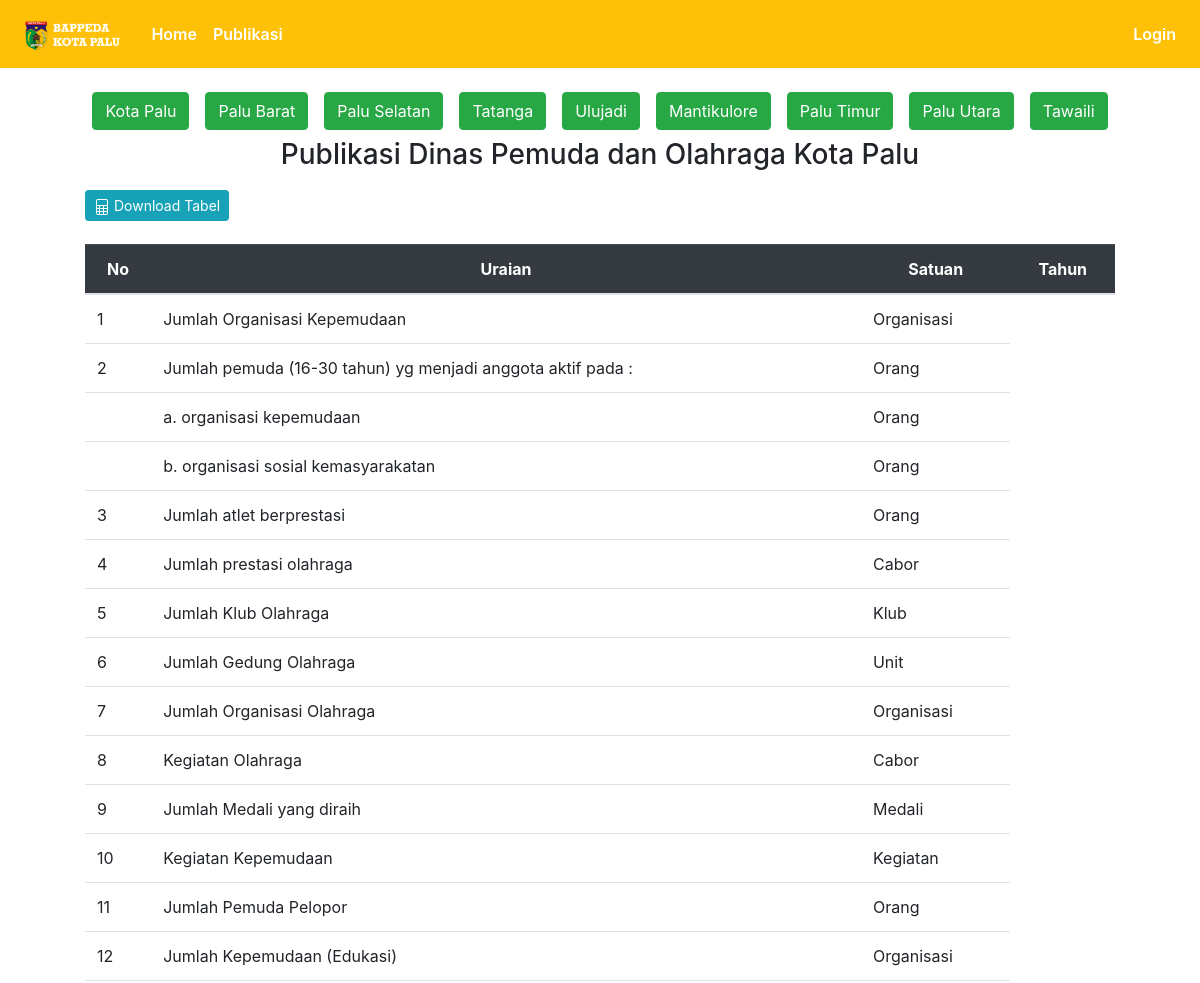
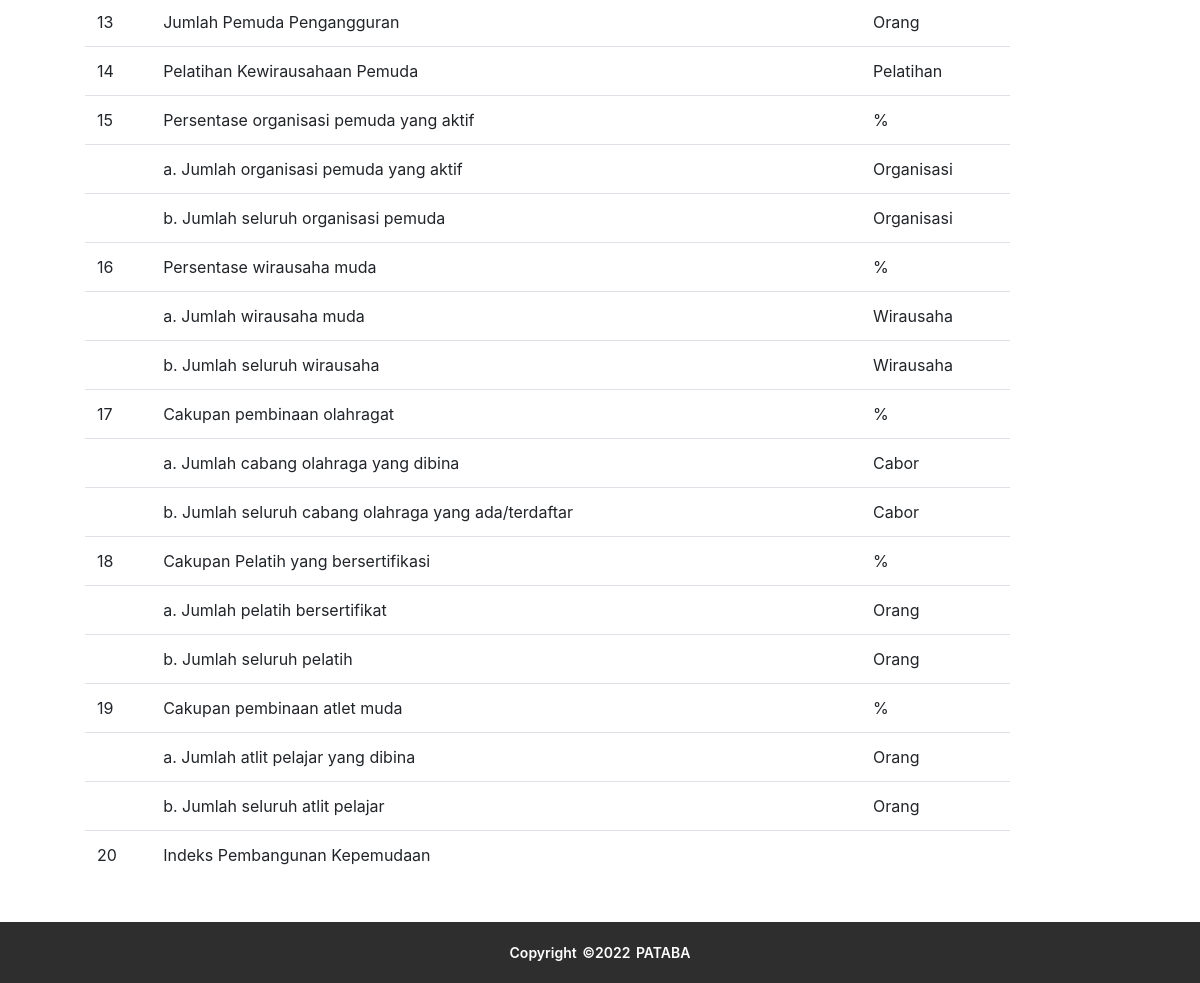
The page /publikasi/dispora on the database as committed earlier (2 pictures, top to bottom).
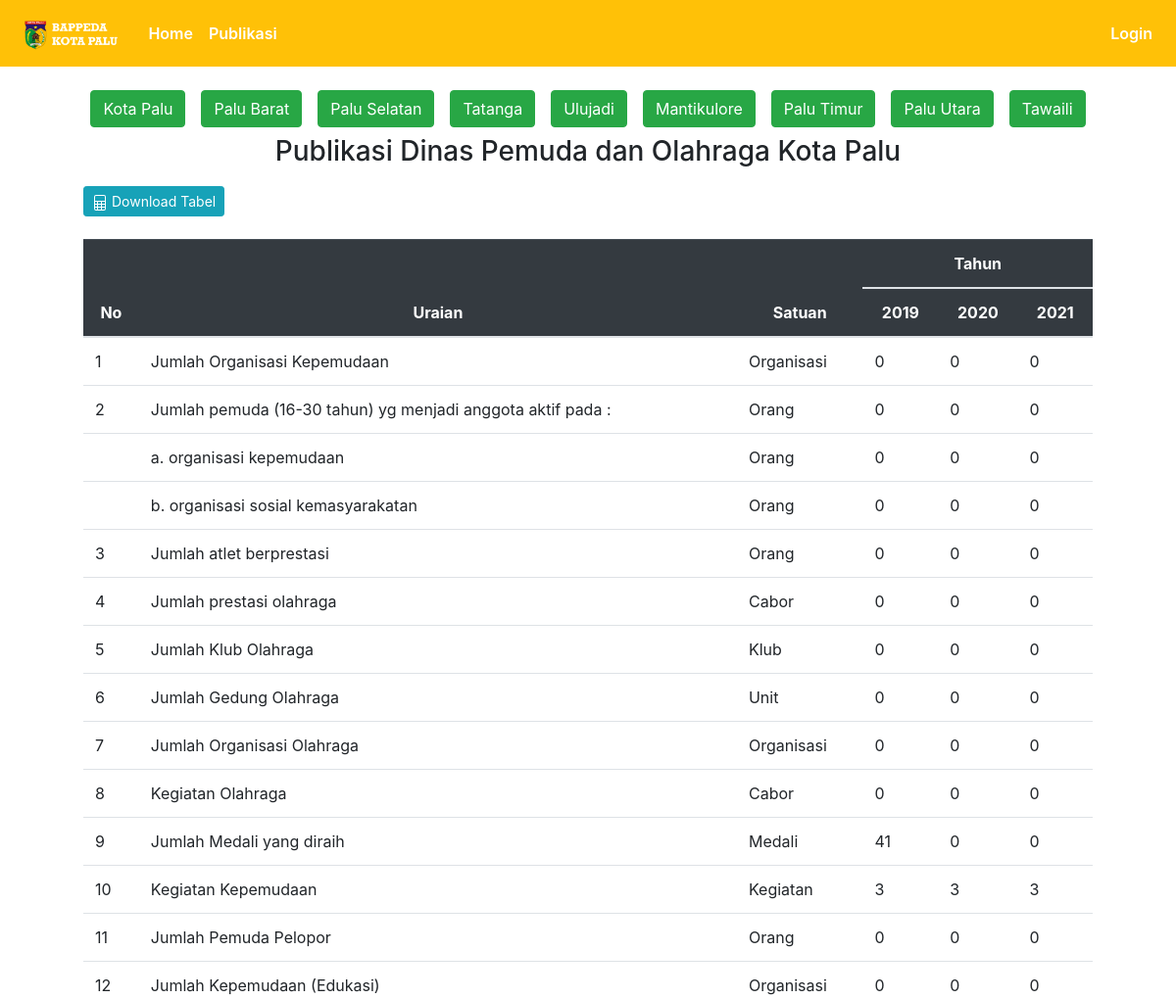
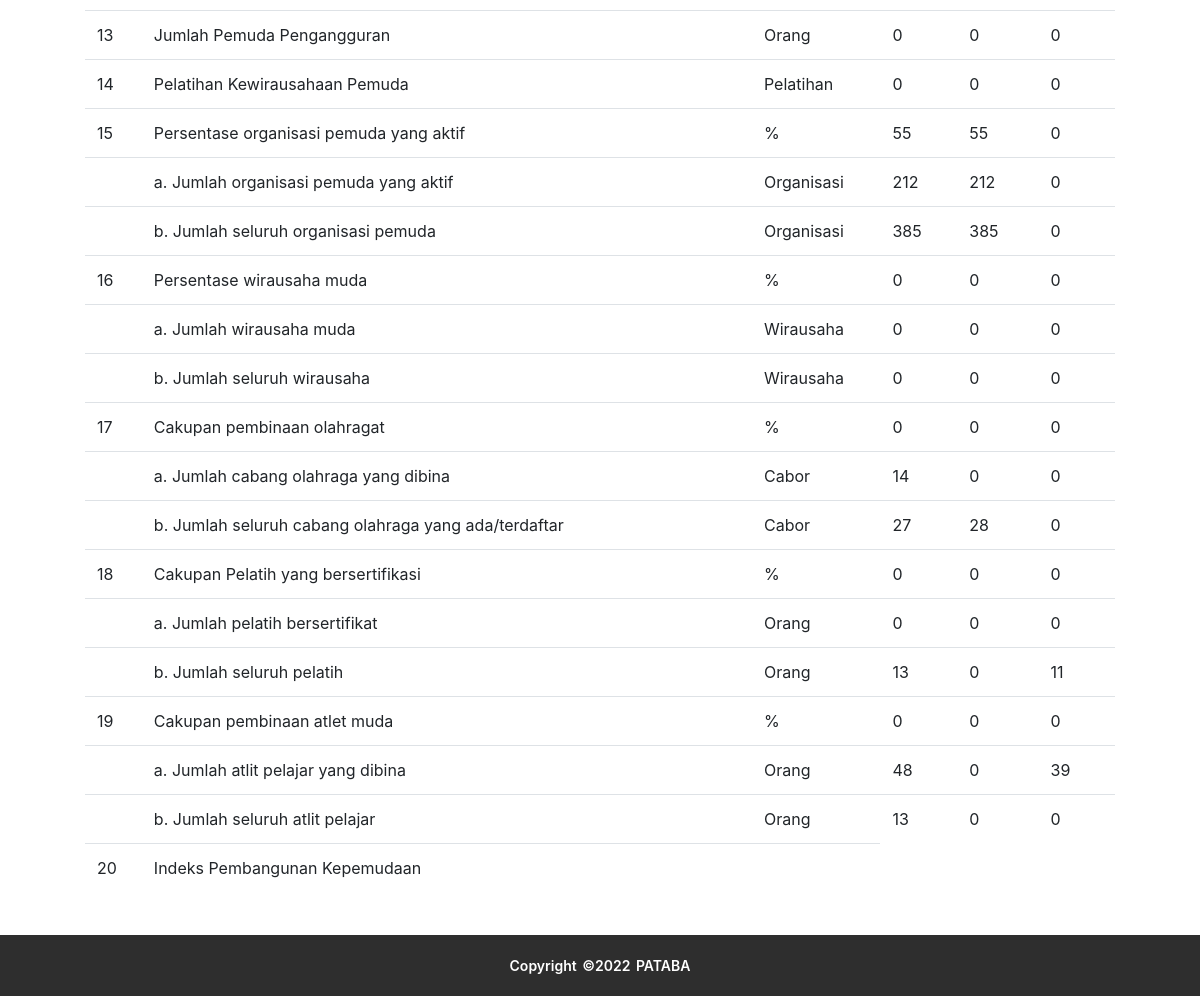
The same page on the database as committed later (2 pictures, top to bottom).
### publication/models.py (models this page shows)
class Dispora(db.Model):
  id = db.Column(db.Integer(), primary_key=True)
  tahun = db.Column(db.String(length=4), nullable=False)
  u1 = db.Column(db.Float())
  u2 = db.Column(db.Float())
  u3 = db.Column(db.Float())
  u4 = db.Column(db.Float())
  u5 = db.Column(db.Float())
  u6 = db.Column(db.Float())
  u7 = db.Column(db.Float())
  u8 = db.Column(db.Float())
  u9 = db.Column(db.Float())
  u10 = db.Column(db.Float())
  u11 = db.Column(db.Float())
  u12 = db.Column(db.Float())
  u13 = db.Column(db.Float())
  u14 = db.Column(db.Float())
  u15 = db.Column(db.Float())
  u16 = db.Column(db.Float())
  u17 = db.Column(db.Float())
  u18 = db.Column(db.Float())
  u19 = db.Column(db.Float())
  u20 = db.Column(db.Float())
  u21 = db.Column(db.Float())
  u22 = db.Column(db.Float())
  u23 = db.Column(db.Float())
  u24 = db.Column(db.Float())
  u25 = db.Column(db.Float())
  u26 = db.Column(db.Float())
  u27 = db.Column(db.Float())
  u28 = db.Column(db.Float())
  u29 = db.Column(db.Float())
  u30 = db.Column(db.Float())
  u31 = db.Column(db.Float())
  district_id = db.Column(db.Integer(), nullable=True)

### publication/dispora/routes_dispora.py (the view)
@app.route('/publikasi/dispora')
def dispora():
  data = Dispora.query.filter_by(district_id=None).order_by(Dispora.tahun).all()
  return render_template('dispora/dispora.html', data=data)

### publication/templates/dispora/dispora.html (shortened to what the changed rows need)
{% extends 'base.html' %}
{% block content %}
  <div class="container">
    <div class="table-responsive mb-5" style="padding: 5vh;">
      <table class="table" id="kearsipanTable">
        <thead class="table-dark text-center">
          <tr>
            <th rowspan="2" scope="col">No</th>
            <th rowspan="2" scope="col">Uraian</th>
            <th rowspan="2" scope="col">Satuan</th>
            <th colspan="{{ data|length + 1 }}" scope="col" style="text-align: center">Tahun</th>
          </tr>
          <tr>
            {% for d in data %}
              <th>
                {{ d.tahun }}
              </th>
            {% endfor %}
          </tr>
        </thead>
        <tbody>
          <tr>
            <td>1</td>
            <td>Jumlah Organisasi Kepemudaan</td>
            <td>Organisasi</td>
            {% for d in data %}
            <td>{{ d.u1 }}</td>
            {% endfor %}
          </tr>
          <tr>
            <td>2</td>
            <td>Jumlah pemuda (16-30 tahun) yg menjadi anggota aktif pada :</td>
            <td>Orang</td>
            {% for d in data %}
            <td>{{ d.u2 }}</td>
            {% endfor %}
          </tr>
          <tr>
            <td></td>
            <td>a. organisasi kepemudaan</td>
            <td>Orang</td>
            {% for d in data %}
            <td>{{ d.u3 }}</td>
            {% endfor %}
          </tr>
          <tr>
            <td></td>
            <td>b. organisasi sosial kemasyarakatan</td>
            <td>Orang</td>
            {% for d in data %}
            <td>{{ d.u4 }}</td>
            {% endfor %}
          </tr>
          <tr>
            <td>3</td>
            <td>Jumlah atlet berprestasi</td>
            <td>Orang</td>
            {% for d in data %}
            <td>{{ d.u5 }}</td>
            {% endfor %}
          </tr>
          <tr>
            <td>4</td>
            <td>Jumlah prestasi olahraga</td>
            <td>Cabor</td>
            {% for d in data %}
            <td>{{ d.u6 }}</td>
            {% endfor %}
          </tr>
          <tr>
            <td>5</td>
            <td>Jumlah Klub Olahraga</td>
            <td>Klub</td>
            {% for d in data %}
            <td>{{ d.u7 }}</td>
            {% endfor %}
          </tr>
          <tr>
            <td>6</td>
            <td>Jumlah Gedung Olahraga</td>
            <td>Unit</td>
            {% for d in data %}
            <td>{{ d.u8 }}</td>
            {% endfor %}
          </tr>
          <tr>
            <td>7</td>
            <td>Jumlah Organisasi Olahraga</td>
            <td>Organisasi</td>
            {% for d in data %}
            <td>{{ d.u9 }}</td>
            {% endfor %}
          </tr>
          <tr>
            <td>8</td>
            <td>Kegiatan Olahraga</td>
            <td>Cabor</td>
            {% for d in data %}
            <td>{{ d.u10 }}</td>
            {% endfor %}
          </tr>
          <tr>
            <td>9</td>
            <td>Jumlah Medali yang diraih</td>
            <td>Medali</td>
            {% for d in data %}
            <td>{{ d.u11 }}</td>
            {% endfor %}
          </tr>
          <tr>
            <td>10</td>
            <td>Kegiatan Kepemudaan</td>
            <td>Kegiatan</td>
            {% for d in data %}
            <td>{{ d.u12 }}</td>
            {% endfor %}
          </tr>
          <tr>
            <td>11</td>
            <td>Jumlah Pemuda Pelopor</td>
            <td>Orang</td>
            {% for d in data %}
            <td>{{ d.u13 }}</td>
            {% endfor %}
          </tr>
          <tr>
            <td>12</td>
            <td>Jumlah Kepemudaan (Edukasi)</td>
            <td>Organisasi</td>
            {% for d in data %}
            <td>{{ d.u14 }}</td>
            {% endfor %}
          </tr>
          <tr>
            <td>13</td>
            <td>Jumlah Pemuda Pengangguran</td>
            <td>Orang</td>
            {% for d in data %}
            <td>{{ d.u15 }}</td>
            {% endfor %}
          </tr>
          <tr>
            <td>14</td>
            <td>Pelatihan Kewirausahaan Pemuda</td>
            <td>Pelatihan</td>
            {% for d in data %}
            <td>{{ d.u16 }}</td>
            {% endfor %}
          </tr>
          <tr>
            <td>15</td>
            <td>Persentase organisasi pemuda yang aktif</td>
            <td>%</td>
            {% for d in data %}
            <td>{{ d.u17 }}</td>
            {% endfor %}
          </tr>
          <tr>
            <td></td>
            <td>a. Jumlah organisasi pemuda yang aktif</td>
            <td>Organisasi</td>
            {% for d in data %}
            <td>{{ d.u18 }}</td>
            {% endfor %}
          </tr>
          <tr>
            <td></td>
            <td>b. Jumlah seluruh organisasi pemuda</td>
            <td>Organisasi</td>
            {% for d in data %}
            <td>{{ d.u19 }}</td>
            {% endfor %}
          </tr>
          <tr>
            <td>16</td>
            <td>Persentase wirausaha muda</td>
            <td>%</td>
            {% for d in data %}
            <td>{{ d.u20 }}</td>
            {% endfor %}
          </tr>
          <tr>
            <td></td>
            <td>a. Jumlah wirausaha muda</td>
            <td>Wirausaha</td>
            {% for d in data %}
            <td>{{ d.u21 }}</td>
            {% endfor %}
          </tr>
          <tr>
            <td></td>
            <td>b. Jumlah seluruh wirausaha</td>
            <td>Wirausaha</td>
            {% for d in data %}
            <td>{{ d.u22 }}</td>
            {% endfor %}
          </tr>
          <tr>
            <td>17</td>
            <td>Cakupan pembinaan olahragat</td>
            <td>%</td>
            {% for d in data %}
            <td>{{ d.u23 }}</td>
            {% endfor %}
          </tr>
          <tr>
            <td></td>
            <td>a. Jumlah cabang olahraga yang dibina</td>
            <td>Cabor</td>
            {% for d in data %}
            <td>{{ d.u24 }}</td>
            {% endfor %}
          </tr>
          <tr>
            <td></td>
            <td>b. Jumlah seluruh cabang olahraga yang ada/terdaftar</td>
            <td>Cabor</td>
            {% for d in data %}
            <td>{{ d.u25 }}</td>
            {% endfor %}
          </tr>
          <tr>
            <td>18</td>
            <td>Cakupan Pelatih yang bersertifikasi</td>
            <td>%</td>
            {% for d in data %}
            <td>{{ d.u26 }}</td>
            {% endfor %}
          </tr>
          <tr>
            <td></td>
            <td>a. Jumlah pelatih bersertifikat</td>
            <td>Orang</td>
            {% for d in data %}
            <td>{{ d.u27 }}</td>
            {% endfor %}
          </tr>
          <tr>
            <td></td>
            <td>b. Jumlah seluruh pelatih</td>
            <td>Orang</td>
            {% for d in data %}
            <td>{{ d.u28 }}</td>
            {% endfor %}
          </tr>
          <tr>
            <td>19</td>
            <td>Cakupan pembinaan atlet muda</td>
            <td>%</td>
            {% for d in data %}
            <td>{{ d.u29 }}</td>
            {% endfor %}
          </tr>
          <tr>
            <td></td>
            <td>a. Jumlah atlit pelajar yang dibina</td>
            <td>Orang</td>
            {% for d in data %}
            <td>{{ d.u30 }}</td>
            {% endfor %}
          </tr>
          <tr>
            <td></td>
            <td>b. Jumlah seluruh atlit pelajar</td>
            <td>Orang</td>
            {% for d in data %}
            <td>{{ d.u31 }}</td>
            {% endfor %}
          </tr>
        </tbody>
      </table>
    </div>
  </div>
{% endblock %}

Rows that differ between the two databases and show on the page:
added Dispora: tahun "2019", u1 "0", u2 "0", u3 "0", u4 "0", u5 "0", u6 "0", u7 "0", u8 "0", u9 "0", u10 "0", u11 "41", u12 "3", u13 "0", u14 "0", u15 "0", u16 "0", u17 "55", u18 "212", u19 "385", u20 "0", u21 "0", u22 "0", u23 "0", u24 "14", u25 "27", u26 "0", u27 "0", u28 "13", u29 "0", u30 "48", u31 "13"
added Dispora: tahun "2020", u1 "0", u2 "0", u3 "0", u4 "0", u5 "0", u6 "0", u7 "0", u8 "0", u9 "0", u10 "0", u11 "0", u12 "3", u13 "0", u14 "0", u15 "0", u16 "0", u17 "55", u18 "212", u19 "385", u20 "0", u21 "0", u22 "0", u23 "0", u24 "0", u25 "28", u26 "0", u27 "0", u28 "0", u29 "0", u30 "0", u31 "0"
added Dispora: tahun "2021", u1 "0", u2 "0", u3 "0", u4 "0", u5 "0", u6 "0", u7 "0", u8 "0", u9 "0", u10 "0", u11 "0", u12 "3", u13 "0", u14 "0", u15 "0", u16 "0", u17 "0", u18 "0", u19 "0", u20 "0", u21 "0", u22 "0", u23 "0", u24 "0", u25 "0", u26 "0", u27 "0", u28 "11", u29 "0", u30 "39", u31 "0"
